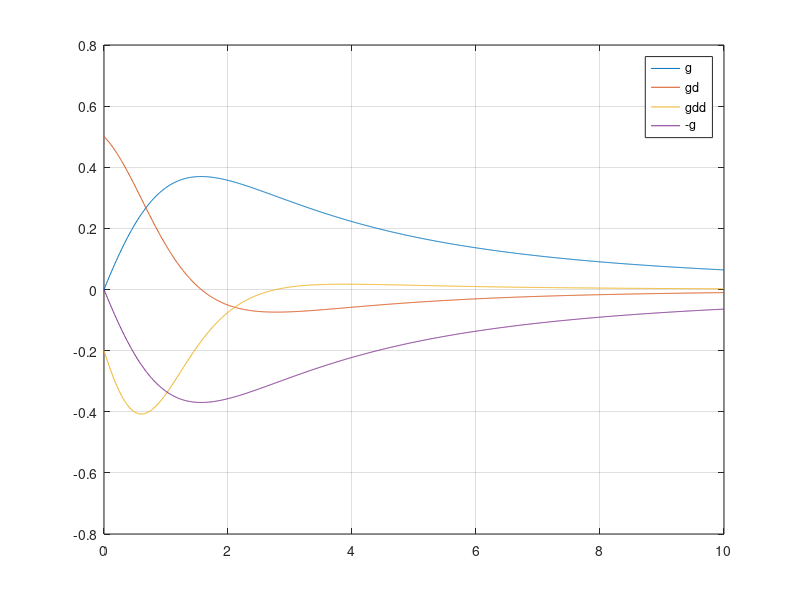

MATLAB code to generate this figure:
close all
clc
clear all

g =  @(c)((2*c)/(4+0.8*c+c^2+0.2*c^3));
g_negativo =  @(c)((-2*c)/(4+0.8*c+c^2+0.2*c^3));
gd = @(c)((-20*c^3-50*c^2+200)/(20+4*c+5*c^2+c^3)^2);
gdd = @(c)(20*(3*c^5+15*c^4+21*c^3-120*c^2-300*c-80)/(20+4*c+5*c^2+c^3)^3);

c = 0:0.01:10;
g_val = zeros(length(c),1);
g_minus = zeros(length(c),1);
gd_val = zeros(length(c),1);
gdd_val = zeros(length(c),1);

for ii = 1:length(c)
  g_val(ii) = g(c(ii));
  g_minus(ii) = g_negativo(c(ii));
  gd_val(ii) = gd(c(ii));
  gdd_val(ii) = gdd(c(ii));
endfor

plot(c, g_val)
hold on
plot(c, gd_val)
plot(c, gdd_val)
plot(c, g_minus)
grid on
legend('g', 'gd', 'gdd', '-g')
hold off

c_max = zeros(5,1);
c_max(1) = 1.5;

for ii = 1:length(c_max)-1
  c_max(ii+1) = c_max(ii) - gd(c_max(ii))/gdd(c_max(ii));
  c_max(ii)
endfor

printf("c_max ")
c_max(end)
printf("g_max ")
g(c_max(end))

g_minus =  @(c)((-2*c)/(4+0.8*c+c^2+0.2*c^3));
printf("fminbnd ")
fminbnd(g_minus, 0, c(end))
